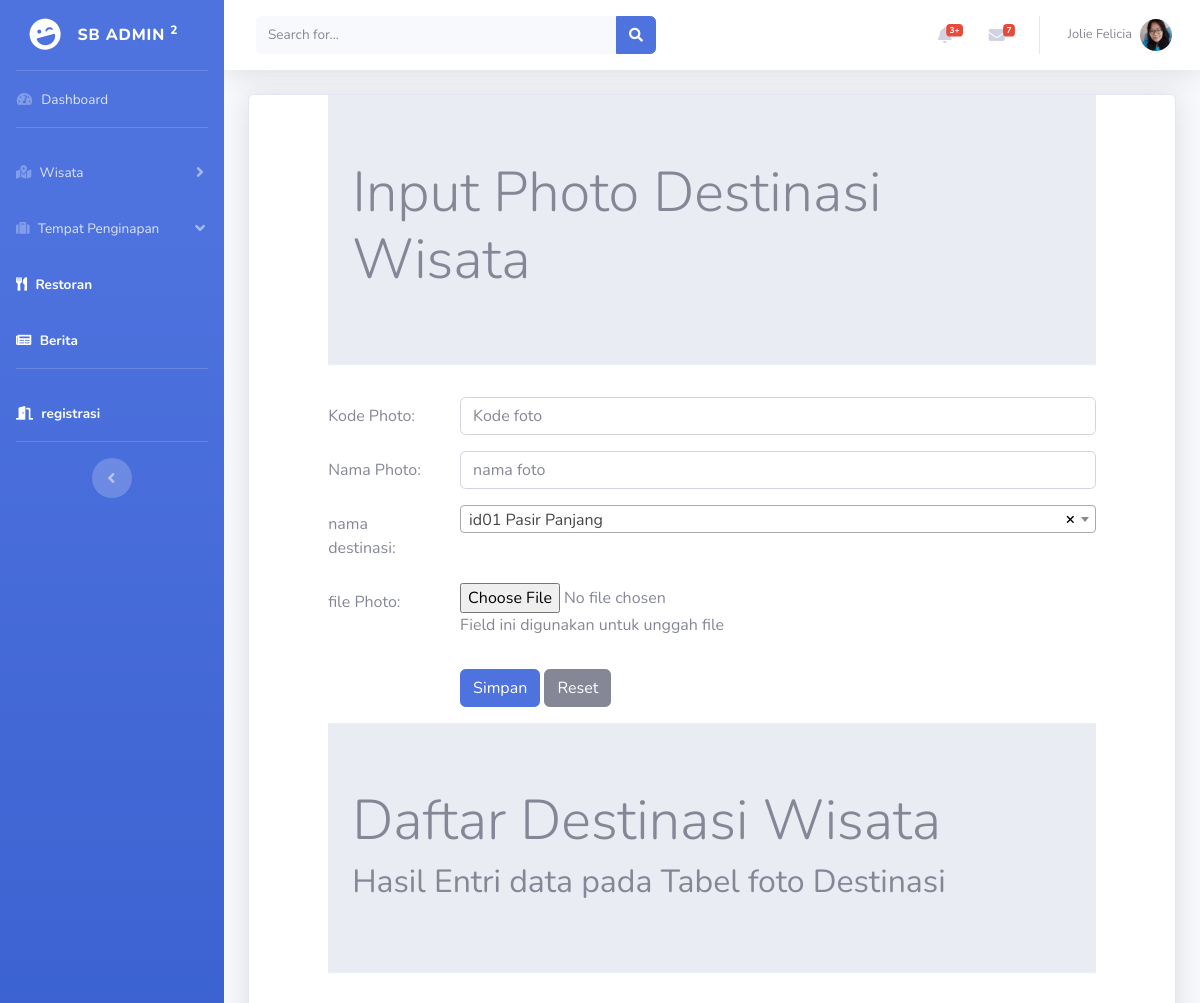
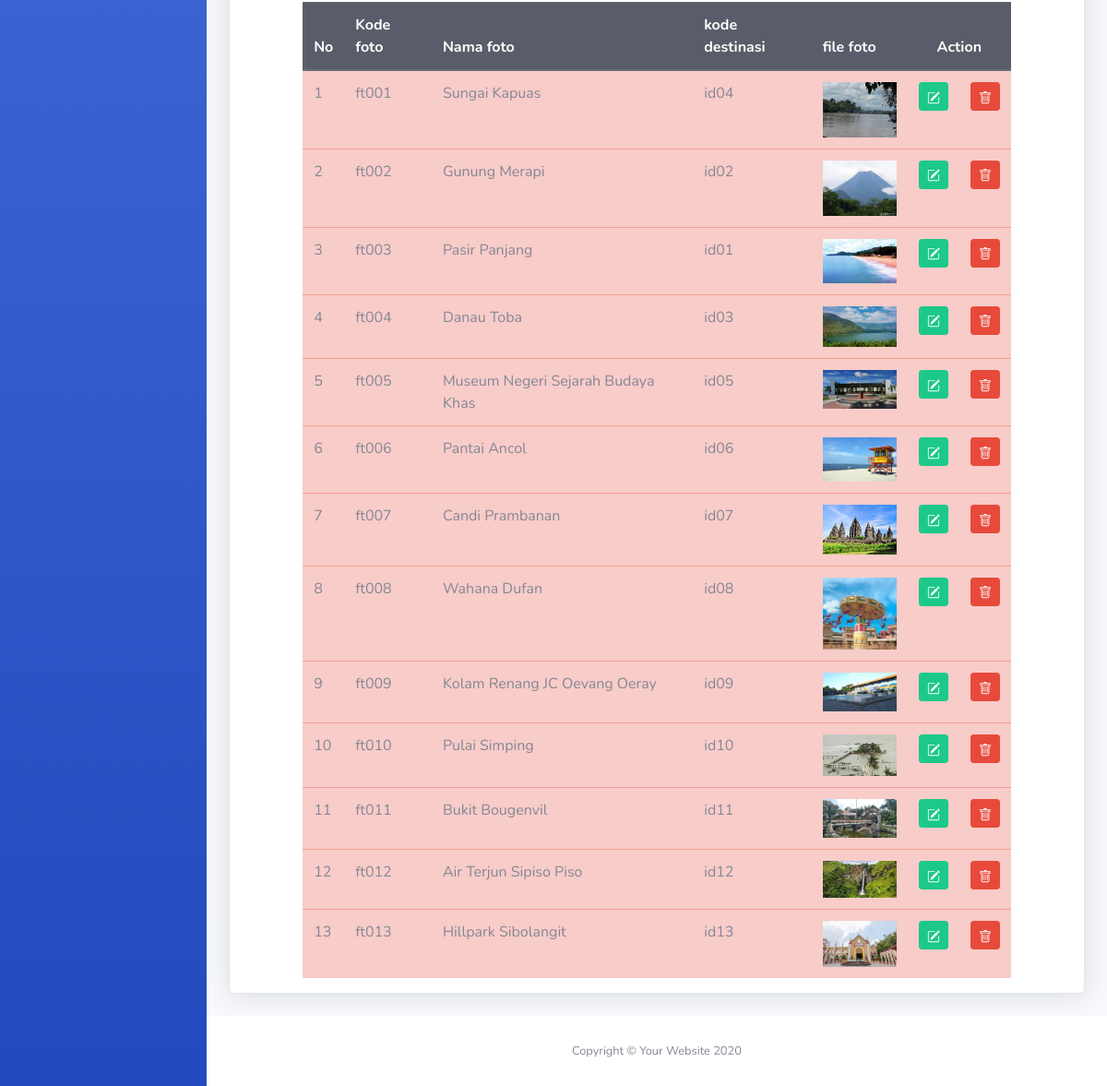
The app's page /fotodestinasi.php (signed in) with its own data (2 pictures, top to bottom).
### tables this page shows
CREATE TABLE `fotodestinasi` (
  `fotoID` char(5) NOT NULL,
  `fotonama` char(60) NOT NULL,
  `destinasiID` char(4) NOT NULL,
  `fotofile` text NOT NULL
);

### fotodestinasi.php (the view, shortened to what this page needs)
<!DOCTYPE html>
<html lang="en">
<head>
    <link rel="stylesheet" type="text/css" href="css/bootstrap.min.css">
    <link rel="stylesheet" href="https://cdnjs.cloudflare.com/ajax/libs/select2/4.0.3/css/select2.min.css">
</head>
<?php
 include "header.php";?>
<div class="container-fluid">
<div class="card shadow mb-4">
<?php
include "includes/config.php";
?>
<div class="row">
	<div class="col-sm-1"></div>
	<div class="col-sm-10">
		<div class="jumbotron jumbotron-fluid">
			<div class="container">
				<h1 class="display-4">Input Photo Destinasi Wisata</h1>
			</div>
		</div>
		<form method="POST" enctype="multipart/form-data">
			<div class="form-group row">
			<label for="kodefoto" class="col-sm-2 col-form-label">Kode Photo: </label>
		    <div class="col-sm-10">
            <input type="text" class="form-control" id="kodefoto" name="inputkodefoto" placeholder="Kode foto" maxlength="5" required="">
            </div>
			</div>
			<div class="form-group row">
			<label for="fotonama" class="col-sm-2 col-form-label">Nama Photo: </label>
		    <div class="col-sm-10">
            <input type="text" class="form-control" id="namafoto" name="inputnamafoto" placeholder="nama foto" >
            </div>
			</div>
			<div class="form-group row">
			<label for="namadestinasi" class="col-sm-2 col-form-label">nama destinasi: </label>
		    <div class="col-sm-10">
            </div>
			</div>
			<div class="form-group row">
			<label for="customfile" class="col-sm-2 col-form-label">file Photo: </label>
		    <div class="col-sm-10">
            <input type="file" id="customfile" name="file" >
            <p class="help-block">Field ini digunakan untuk unggah file</p>
            </div>
			</div>
			<div class="form-group row">
            <div class="col-sm-2">
            </div>
            <div class="col-sm-10">
            <input type="submit" class="btn btn-primary" value="Simpan" name="Simpan">
            <input type="reset" class="btn btn-secondary" value="Reset" name="Reset">
            </div>
            </div>
		</form>
	</div>
	<div class="col-sm-1"></div>
</div>
<div class="row">
<div class="col-sm-1"></div>
       <div class="col-sm-10">
            <div class="jumbotron jumbotron-fluid">
            <div class="container">
            <h1 class="display-4">Daftar Destinasi Wisata</h1>
            <h2>Hasil Entri data pada Tabel foto Destinasi</h2>
            </div>
            </div>
        <table class="table table-hover table-danger">
            <thead class="thead-dark">
                <tr>
                    <th>No</th>
                    <th>Kode foto</th>
                    <th>Nama foto</th>
                    <th>kode destinasi</th>
                    <th>file foto</th>
                    <th colspan="2" style="text-align:center">Action</th>
                </tr>
            </thead>
            <tbody>
            <?php
                $query = mysqli_query($connection,"select *
                from fotodestinasi");
                $nomor = 1;
                while ($row = mysqli_fetch_array($query))
                { ?>
                    <tr>
                        <td><?php echo $nomor;?></td>
                        <td><?php echo $row['fotoID'];?></td>
                        <td><?php echo $row['fotonama'];?></td>
                        <td><?php echo $row['destinasiID'];?></td>
                        <td><?php
                        if(is_file("images/".$row['fotofile']))
                        { ?>
                           <img src="images/<?php echo $row['fotofile']  ?>" width="80">
                      <?php  }
                        else{
                            echo "<img src='images/noimage.png' width='80'>";
                        }
                        ?>
                       </td>
                        <td>
                            <a href="fotodestinasiedit.php?ubahfoto=<?php echo $row["fotoID"]; ?> "class="btn btn-success btn-sm"
                                TITLE="EDIT">
                            </a>
                        </td>
                        <td>
                            <a href="fotodestinasihapus.php?hapusfoto=<?php echo $row["fotoID"];?>" class="btn btn-danger btn-sm"
                                title="DELETE">
                           </a>
                        </td>
                    </tr>
            <?php $nomor = $nomor + 1; ?>
            <?php } ?>
            </tbody>
        </table>
    </div>
    <div class="col-sm-1"></div>
</div>
</div>
</div>
<?php include "footer.php";?>
</html>

### header.php (shortened to what this page needs)
<head>
    <link href="vendor/fontawesome-free/css/all.min.css" rel="stylesheet" type="text/css">
    <link href="css/sb-admin-2.min.css" rel="stylesheet">
    <link href="vendor/datatables/dataTables.bootstrap4.min.css" rel="stylesheet">
</head>
<body id="page-top">
    <div id="wrapper">
        <ul class="navbar-nav bg-gradient-primary sidebar sidebar-dark accordion" id="accordionSidebar">
            <a class="sidebar-brand d-flex align-items-center justify-content-center" href="index.php">
                <div class="sidebar-brand-icon rotate-n-15">
                    <i class="fas fa-laugh-wink"></i>
                </div>
                <div class="sidebar-brand-text mx-3">SB Admin <sup>2</sup></div>
            </a>
            <hr class="sidebar-divider my-0">
            <li class="nav-item">
                <a class="nav-link" href="index.php">
                    <i class="fas fa-fw fa-tachometer-alt"></i>
                    <span>Dashboard</span></a>
            </li>
            <hr class="sidebar-divider">
            <li class="nav-item">
                <a class="nav-link collapsed" href="#" data-toggle="collapse" data-target="#collapseTwo"
                    aria-expanded="true" aria-controls="collapseTwo">
                    <i class="fas fa-map-marked-alt"></i>
                    <span>Wisata</span>
                </a>
            </li>
            <li class="nav-item">
                <a class="nav-link active" href="#" data-toggle="collapse" data-target="#collapseUtilities"
                    aria-expanded="true" aria-controls="collapseUtilities">
                    <i class="fas fa-suitcase"></i>
                    <span>Tempat Penginapan</span>
                </a>
            </li>
            <li class="nav-item active">
                <a class="nav-link" href="restoran.php">
                <i class="fas fa-utensils"></i>
                    <span>Restoran</span></a>
            </li>
            <li class="nav-item active">
                <a class="nav-link" href="news.php">
                <i class="fas fa-newspaper"></i>
                    <span>Berita</span></a>
            </li>
            <hr class="sidebar-divider">
             <li class="nav-item active">
                <a class="nav-link" href="registrasi.php">
                <i class="fas fa-door-open"></i>
                    <span>registrasi</span></a>
            </li>
            <hr class="sidebar-divider">
            <div class="text-center d-none d-md-inline">
                <button class="rounded-circle border-0" id="sidebarToggle"></button>
            </div>
        </ul>
        <div id="content-wrapper" class="d-flex flex-column">
            <div id="content">
                <nav class="navbar navbar-expand navbar-light bg-white topbar mb-4 static-top shadow">
                    <form
                        class="d-none d-sm-inline-block form-inline mr-auto ml-md-3 my-2 my-md-0 mw-100 navbar-search">
                        <div class="input-group">
                            <input type="text" class="form-control bg-light border-0 small" placeholder="Search for..."
                                aria-label="Search" aria-describedby="basic-addon2">
                            <div class="input-group-append">
                                <button class="btn btn-primary" type="button">
                                    <i class="fas fa-search fa-sm"></i>
                                </button>
                            </div>
                        </div>
                    </form>
                    <ul class="navbar-nav ml-auto">
                        <li class="nav-item dropdown no-arrow mx-1">
                            <a class="nav-link dropdown-toggle" href="#" id="alertsDropdown" role="button"
                                data-toggle="dropdown" aria-haspopup="true" aria-expanded="false">
                                <i class="fas fa-bell fa-fw"></i>
                                <span class="badge badge-danger badge-counter">3+</span>
                            </a>
                        </li>
                        <li class="nav-item dropdown no-arrow mx-1">
                            <a class="nav-link dropdown-toggle" href="#" id="messagesDropdown" role="button"
                                data-toggle="dropdown" aria-haspopup="true" aria-expanded="false">
                                <i class="fas fa-envelope fa-fw"></i>
                                <span class="badge badge-danger badge-counter">7</span>
                            </a>
                        </li>
                        <li class="nav-item dropdown no-arrow">
                            <a class="nav-link dropdown-toggle" href="#" id="userDropdown" role="button"
                                data-toggle="dropdown" aria-haspopup="true" aria-expanded="false">
                                <span class="mr-2 d-none d-lg-inline text-gray-600 small">Jolie Felicia</span>
                                <img class="img-profile rounded-circle"
                                    src="images/jolie.jpg">
                            </a>
                        </li>
                    </ul>
                </nav>

### footer.php (shortened to what this page needs)
           </div>
            <footer class="sticky-footer bg-white">
                <div class="container my-auto">
                    <div class="copyright text-center my-auto">
                        <span>Copyright &copy; Your Website 2020</span>
                    </div>
                </div>
            </footer>
        </div>
    </div>
</html>

### records on screen
fotodestinasi: fotoID "ft001", fotonama "Sungai Kapuas", destinasiID "id04", fotofile (picture)
fotodestinasi: fotoID "ft002", fotonama "Gunung Merapi", destinasiID "id02", fotofile (picture)
fotodestinasi: fotoID "ft003", fotonama "Pasir Panjang", destinasiID "id01", fotofile (picture)
fotodestinasi: fotoID "ft004", fotonama "Danau Toba", destinasiID "id03", fotofile (picture)
fotodestinasi: fotoID "ft005", fotonama "Museum Negeri Sejarah Budaya Khas", destinasiID "id05", fotofile (picture)
fotodestinasi: fotoID "ft006", fotonama "Pantai Ancol", destinasiID "id06", fotofile (picture)
fotodestinasi: fotoID "ft007", fotonama "Candi Prambanan", destinasiID "id07", fotofile (picture)
fotodestinasi: fotoID "ft008", fotonama "Wahana Dufan", destinasiID "id08", fotofile (picture)
fotodestinasi: fotoID "ft009", fotonama "Kolam Renang JC Oevang Oeray", destinasiID "id09", fotofile (picture)
fotodestinasi: fotoID "ft010", fotonama "Pulai Simping", destinasiID "id10", fotofile (picture)
fotodestinasi: fotoID "ft011", fotonama "Bukit Bougenvil", destinasiID "id11", fotofile (picture)
fotodestinasi: fotoID "ft012", fotonama "Air Terjun Sipiso Piso", destinasiID "id12", fotofile (picture)
fotodestinasi: fotoID "ft013", fotonama "Hillpark Sibolangit", destinasiID "id13", fotofile (picture)
